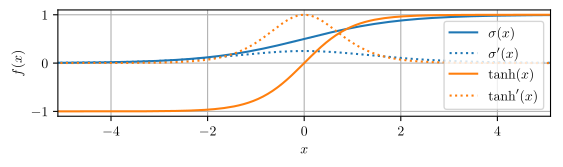

This chart was generated by the following Python code:
import utils
import matplotlib.pyplot as plt
import numpy as np

### DATA ###
x = np.linspace(-10, 10, 200)
def sig(x):
    return 1/(1 + np.exp(-x))
def sig_d1(x):
    return sig(x) * (1 - sig(x)) 

sigmoid = {
    'x': x,
    'fx': sig(x),
    'kwargs': {
        'color': 'tab:blue',
        'label': '$\\sigma(x)$',
        'linestyle': '-'
    }
}

sigmoid_d1 = {
    'x': x,
    'fx': sig_d1(x),
    'kwargs': {
        'color': 'tab:blue',
        'label': '$\\sigma\'(x)$',
        'linestyle': ':'
    }
}

tanh = {
    'x': x,
    'fx': np.tanh(x),
    'kwargs': {
        'color': 'tab:orange',
        'label': '$\\tanh(x)$',
        'linestyle': '-'
    }
}
tanh_d1 = {
    'x': x,
    'fx': 1 - np.tanh(x)**2,
    'kwargs': {
        'color': 'tab:orange',
        'label': '$\\tanh\'(x)$',
        'linestyle': ':'
    }
}


### PLOT CONFIG ###
legend_loc = 'lower right'
grid_on = True
xlabel = '$x$'
ylabel = '$f(x)$'
xlim = [-5.1, 5.1] 
ylim = [-1.1, 1.1]


### PLOTTING ###
utils.initRCParams()
fig, ax = plt.subplots()

ax.plot(
    sigmoid['x'], sigmoid['fx'], 
    **sigmoid['kwargs']
)
ax.plot(
    sigmoid_d1['x'], sigmoid_d1['fx'], 
    **sigmoid_d1['kwargs']
)

ax.plot(
    tanh['x'], tanh['fx'], 
    **tanh['kwargs']
)
ax.plot(
    tanh_d1['x'], tanh_d1['fx'], 
    **tanh_d1['kwargs']
)


ax.legend(loc=legend_loc)
ax.grid(grid_on)
plt.xlabel(xlabel)
plt.ylabel(ylabel)
ax.set_xlim(xlim)
ax.set_ylim(ylim)
ax.set_aspect('equal',adjustable='box')
utils.saveFig(__file__)
